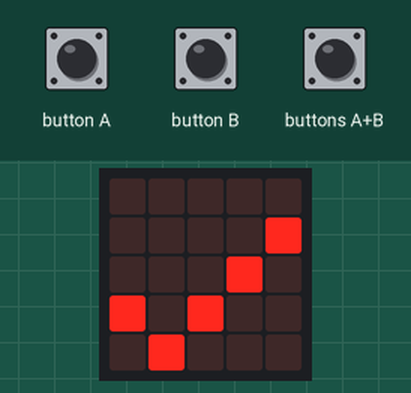
This program was run on a simulated BBC micro:bit (MakeCode). On the bench: the board's 5×5 LED display. Inputs (shaded band) come from the test bench.

Above: at 1.8 s.
1.9 s: button A pressed for 0.15 s
At 2.7 s:
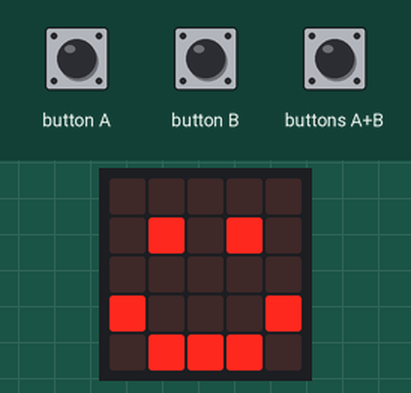
3.5 s: buttons A+B pressed for 0.15 s
At 3.9 s:
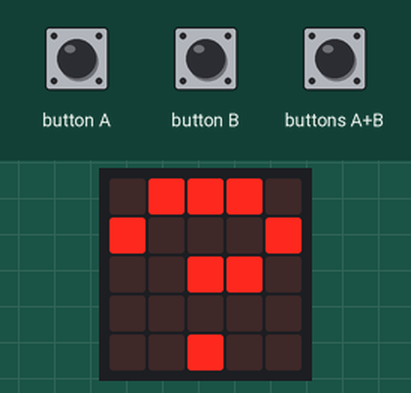
5.1 s: button A pressed for 0.15 s
At 6.3 s:
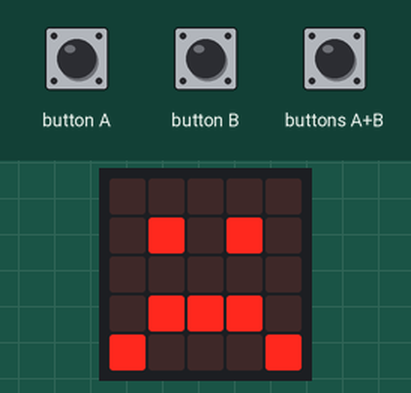
8.3 s: buttons A+B pressed for 1 s
At 10.0 s:
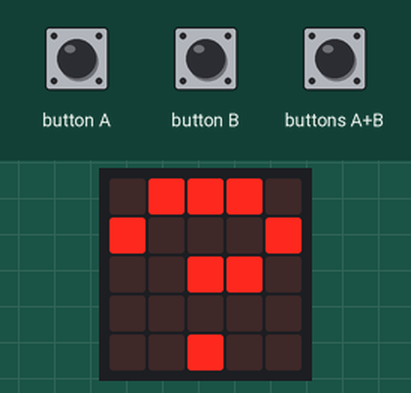
Timing chart, 0 to 11.5 s (numbered marks = the images above; inputs shaded):
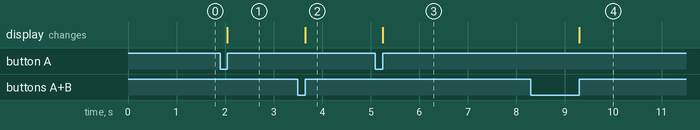

Measured:
- after the input at 1.9 s, the display: changes after 0.15 s (image 1)
- after the input at 3.5 s, the display: changes after 0.15 s (image 2)
- after the input at 5.1 s, the display: changes after 0.15 s (image 3)
- after the input at 8.3 s, the display: changes after 1.0 s (image 4)

The program:

main.ts
```typescript
radio.onReceivedNumber(function (receivedNumber) {
    SonCode = receivedNumber
})
input.onButtonPressed(Button.A, function () {
    MonCode += 1
    if (MonCode == 1) {
        basic.showIcon(IconNames.Happy)
    } else if (MonCode == 2) {
        basic.showIcon(IconNames.Sad)
    } else {
        basic.showString("?")
        MonCode = 0
    }
})
input.onButtonPressed(Button.AB, function () {
    if (SonCode == 1) {
        basic.showIcon(IconNames.Happy)
    } else if (SonCode == 2) {
        basic.showIcon(IconNames.Sad)
    } else {
        basic.showString("?")
    }
})
input.onButtonPressed(Button.B, function () {
    radio.sendNumber(MonCode)
})
let SonCode = 0
let MonCode = 0
basic.showIcon(IconNames.Yes)
MonCode = 0
radio.setGroup(1)
```

test.ts
```typescript
// les tests vont ici ; cela ne sera pas compilé si ce paquet est utilisé en tant qu'extension.
```
